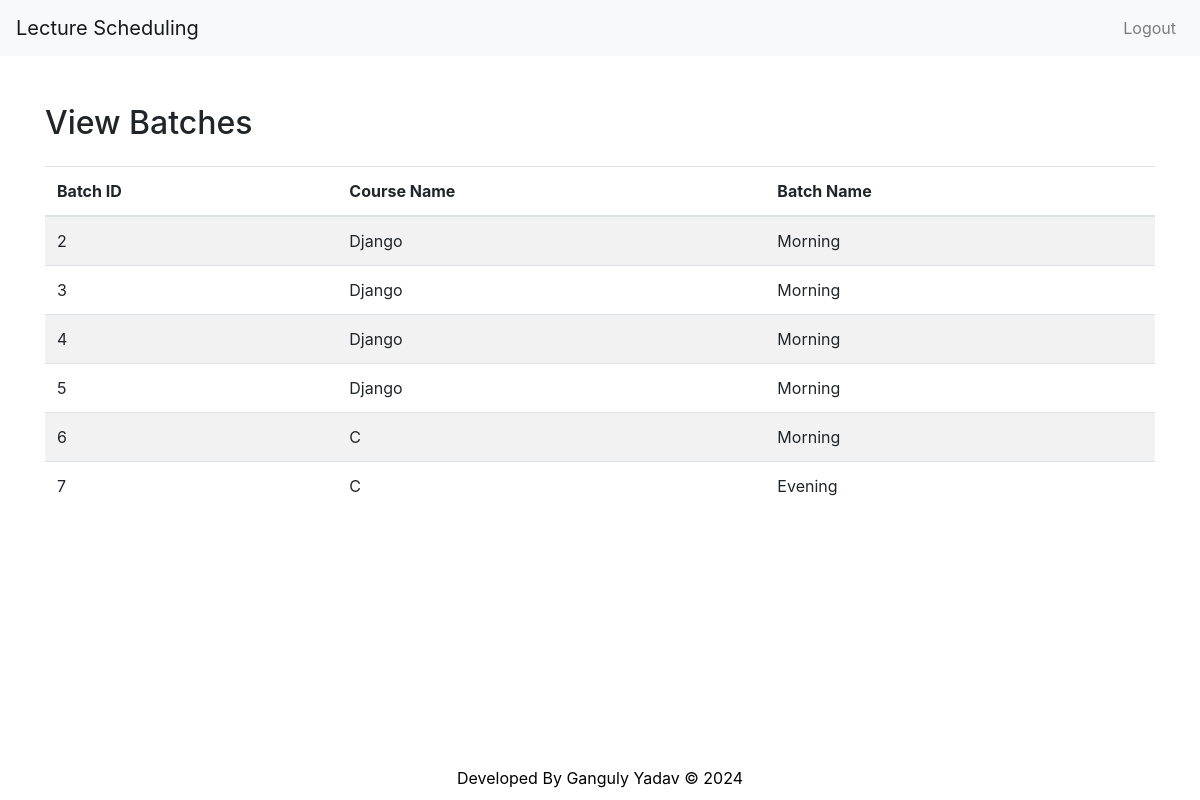
Screenshot of /admin/viewAllBatches.php (signed in) with the database file from the repository.
### tables this page shows
CREATE TABLE `batches` (
  `id` int(11) NOT NULL,
  `course_id` int(11) DEFAULT NULL,
  `batch` varchar(255) DEFAULT NULL
);

CREATE TABLE `courses` (
  `id` int(11) NOT NULL,
  `name` varchar(255) NOT NULL,
  `level` varchar(50) NOT NULL,
  `description` text NOT NULL,
  `image` varchar(255) NOT NULL
);

### admin/viewAllBatches.php (the view, shortened to what this page needs)
<?php
require "../include/connection.php";
?>
<!DOCTYPE html>
<html lang="en">
<head>
    <link rel="stylesheet" href="https://stackpath.bootstrapcdn.com/bootstrap/4.5.2/css/bootstrap.min.css">
</head>
<body>
<div class="container mt-5">
    <h2 class="mb-4">View Batches</h2>
    <table class="table table-striped">
        <thead>
        <tr>
            <th>Batch ID</th>
            <th>Course Name</th>
            <th>Batch Name</th>
        </tr>
        </thead>
        <tbody>
        <?php
        $getBatchesQuery = "SELECT batches.id AS batch_id, courses.name AS courseName, batches.batch
                            FROM batches
                            INNER JOIN courses ON batches.course_id = courses.id";
        $batchesResult = $conn->query($getBatchesQuery);
        while ($batch = $batchesResult->fetch_assoc()) {
            echo '<tr>';
            echo '<td>' . $batch['batch_id'] . '</td>';
            echo '<td>' . $batch['courseName'] . '</td>';
            echo '<td>' . $batch['batch'] . '</td>';
            echo '</tr>';
        }
        ?>
        </tbody>
    </table>
</div>
</body>
<?php require "../include/footer.php";?>
</html>

### rows the page displays
batches: id "2", course.name "Django", batch "Morning"
batches: id "3", course.name "Django", batch "Morning"
batches: id "4", course.name "Django", batch "Morning"
batches: id "5", course.name "Django", batch "Morning"
batches: id "6", course.name "C", batch "Morning"
batches: id "7", course.name "C", batch "Evening"
